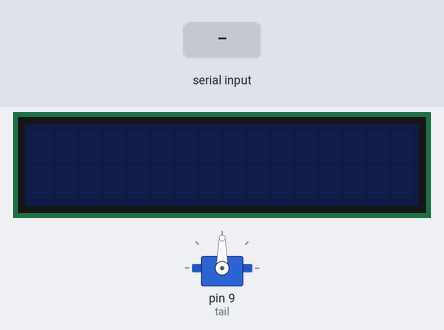
Simulated run of this sketch. Board: Arduino Uno, built with avr-gcc and run on an emulated ATmega328P. Shown: 16×2 character LCD, servo. The inputs (shaded band) are chosen by the test bench. Random numbers use the default seed unless the sketch sets one; what the sketch prints to the serial monitor is not drawn.

Above: at 1.5 s.
1.6 s: "p\n" received over Serial
At 2.19 s:
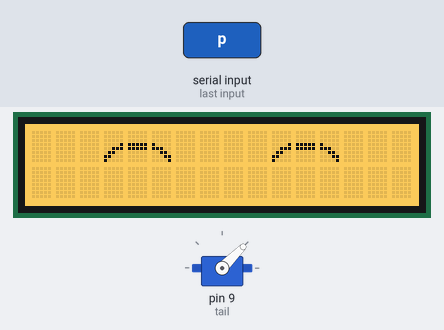
3.4 s: byte 105 ('i') received over Serial
6.4 s: byte 119 ('w') received over Serial
At 6.71 s:
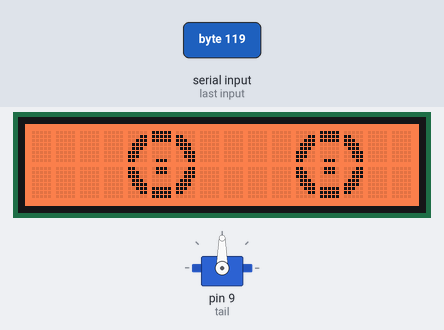
8.6 s: byte 100 ('d') received over Serial
At 10.0 s:
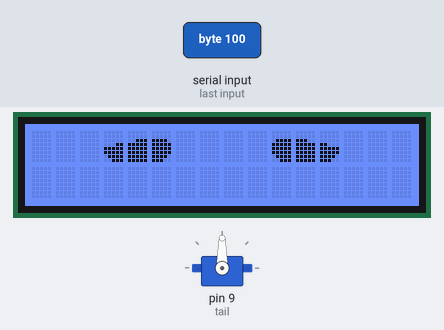
10.8 s: "d\n" received over Serial
12.3 s: byte 116 ('t') received over Serial
At 13.9 s:
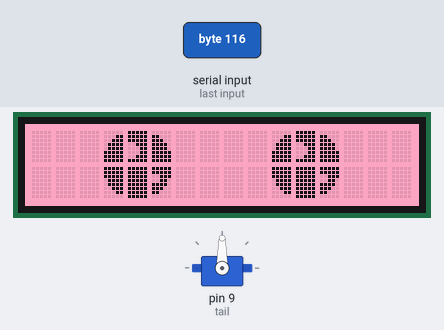
Timing chart, 0 to 15.4 s (numbered marks = the images above; inputs shaded):
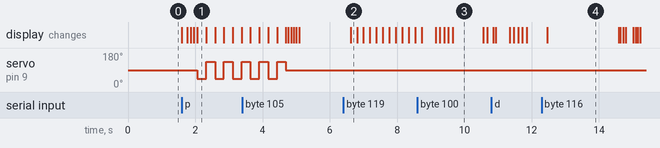

The sketch:

squirrel.ino
```cpp
#include <Wire.h>
#include "rgb_lcd.h"
#include <Servo.h>

rgb_lcd lcd;
Servo tail;

// =====================================================================
//  COMMANDS (sent by the Mochi website over USB, or typed in the
//  Serial Monitor at 9600 baud):
//    i = idle (pink, blinking)      p = happy (yellow, ^ ^ + tail wag)
//    w = worried (orange, shaking)  d = sad (blue, droopy + tears)
//    t = talking (idle eyes + gentle tail sway while the pet speaks)   NEW
//    z = sleep: everything OFF (screen + backlight off, tail servo released)  NEW
//  The website sends z when the pet sleeps, i when it's listening,
//  t while it talks, p/w/d for reports and cheers.
// =====================================================================

// ===== IDLE: big sparkly open eye, 3 tiles wide x 2 tall =====
byte O_TL[8] = {0b00000,0b00011,0b00111,0b01111,0b01111,0b11111,0b11111,0b11111};
byte O_TM[8] = {0b11111,0b11111,0b11111,0b00111,0b00011,0b00011,0b00111,0b11111};
byte O_TR[8] = {0b00000,0b11000,0b11100,0b11110,0b11110,0b11111,0b11111,0b11111};
byte O_BL[8] = {0b11111,0b11111,0b11111,0b01111,0b01111,0b00111,0b00011,0b00000};
byte O_BM[8] = {0b11111,0b11111,0b11111,0b11111,0b11111,0b11111,0b11111,0b11111};
byte O_BR[8] = {0b11111,0b11111,0b00111,0b00110,0b11110,0b11100,0b11000,0b00000};
byte* OPEN[6] = {O_TL, O_TM, O_TR, O_BL, O_BM, O_BR};

// closed (soft curved line)
byte BLANK[8] = {0,0,0,0,0,0,0,0};
byte C_BL[8]  = {0,0,0,0b10000,0b11000,0b01110,0b00111,0};
byte C_BM[8]  = {0,0,0,0,0,0,0b11111,0};
byte C_BR[8]  = {0,0,0,0b00001,0b00011,0b01110,0b11100,0};
byte* CLOSED[6] = {BLANK, BLANK, BLANK, C_BL, C_BM, C_BR};

// ===== HAPPY ^ ^ =====
byte P_TL[8] = {0,0,0,0b00001,0b00111,0b01100,0b11000,0b10000};
byte P_TM[8] = {0,0,0,0b11111,0b11111,0,0,0};
byte P_TR[8] = {0,0,0,0b10000,0b11100,0b00110,0b00011,0b00001};
byte* HAPPY[3] = {P_TL, P_TM, P_TR};

// ===== WORRIED: hollow ring eye with a small pupil (3x2 tiles) =====
byte W_TL[8] = {0b00000,0b00011,0b00111,0b01111,0b01110,0b11100,0b11100,0b11000};
byte W_TM[8] = {0b11111,0b11111,0b11111,0b00000,0b00000,0b00000,0b00000,0b01110};
byte W_TR[8] = {0b00000,0b11000,0b11100,0b11110,0b01110,0b00111,0b00111,0b00011};
byte W_BL[8] = {0b11000,0b11100,0b11100,0b01110,0b01111,0b00111,0b00011,0b00000};
byte W_BM[8] = {0b01110,0b01110,0b00000,0b00000,0b00000,0b11111,0b11111,0b11111};
byte W_BR[8] = {0b00011,0b00111,0b00111,0b01110,0b11110,0b11100,0b11000,0b00000};
byte* WORRIED_T[6] = {W_TL, W_TM, W_TR, W_BL, W_BM, W_BR};

// ===== SAD: droopy slanted eyes, 3x1 tiles each (left set + mirrored right set) =====
byte S_L0[8] = {0b00000,0b00000,0b00000,0b00011,0b11111,0b11111,0b01111,0b00111};
byte S_L1[8] = {0b00000,0b00000,0b00111,0b11111,0b11111,0b11111,0b11111,0b11111};
byte S_L2[8] = {0b00000,0b00000,0b11110,0b11111,0b11111,0b11111,0b11110,0b11100};
byte S_R0[8] = {0b00000,0b00000,0b01111,0b11111,0b11111,0b11111,0b01111,0b00111};
byte S_R1[8] = {0b00000,0b00000,0b11100,0b11111,0b11111,0b11111,0b11111,0b11111};
byte S_R2[8] = {0b00000,0b00000,0b00000,0b11000,0b11111,0b11111,0b11110,0b11100};
byte* SAD_T[6] = {S_L0, S_L1, S_L2, S_R0, S_R1, S_R2};
byte TEAR[5] = {0b00100,0b00100,0b01110,0b01110,0b00100};   // falls down tile 6

const int LEFT_EYE = 3, RIGHT_EYE = 10;   // starting columns

enum Mood { IDLE, HAPPY_M, WORRIED, SAD, SLEEPING, TALKING };   // SLEEPING + TALKING are new
Mood mood = IDLE;
unsigned long nextBlink = 0, nextTick = 0, nextSway = 0;
int tearFrame = -1;
bool shake = false, swayRight = false;
unsigned long moodEnd = 0;
bool tailOn = false;             // servo attached?
bool wasConnected = false;       // has the website (or Serial Monitor) been connected?

// NEW: power the eyes + tail back on (after sleeping)
void hardwareOn() {
  if (!tailOn) { tail.attach(9); tailOn = true; }   // servo signal on D9
  lcd.display();
}
// NEW: switch everything off for sleep
void hardwareOff() {
  lcd.clear();
  lcd.setRGB(0, 0, 0);           // backlight off
  lcd.noDisplay();               // screen off
  if (tailOn) {
    tail.write(90);              // park the tail in the middle
    delay(300);
    tail.detach();               // stop driving the servo: no buzzing or twitching
    tailOn = false;
  }
}
const unsigned long MOOD_MS = 5000;   // how long worried/sad last (milliseconds)

// ---------- drawing helpers ----------
// Idle stage: 0 = 100% open, 1 = 75%, 2 = 50%, 3 = 25%, 4 = closed
void showStage(int s) {
  if (s >= 4) {
    for (int t = 0; t < 6; t++) lcd.createChar(t, CLOSED[t]);
    return;
  }
  int lid = s * 4;
  byte buf[8];
  for (int t = 0; t < 6; t++) {
    int yOffset = (t < 3) ? 0 : 8;
    for (int r = 0; r < 8; r++)
      buf[r] = (yOffset + r < lid) ? 0 : OPEN[t][r];
    lcd.createChar(t, buf);
  }
}

void showHappy(bool up) {
  byte buf[8];
  for (int t = 0; t < 3; t++) {
    for (int r = 0; r < 8; r++)
      buf[r] = up ? (r < 7 ? HAPPY[t][r + 1] : 0) : HAPPY[t][r];
    lcd.createChar(t, buf);
  }
  for (int t = 3; t < 6; t++) lcd.createChar(t, BLANK);
}

// two-row eyes (idle / happy / worried): tiles 0-2 on top, 3-5 below. off = column shift
void drawEyesAt(int off) {
  for (int row = 0; row < 2; row++) {
    lcd.setCursor(0, row);
    lcd.print("                ");
    for (int i = 0; i < 3; i++) {
      lcd.setCursor(LEFT_EYE + off + i, row);  lcd.write((uint8_t)(row * 3 + i));
      lcd.setCursor(RIGHT_EYE + off + i, row); lcd.write((uint8_t)(row * 3 + i));
    }
  }
}

// single-row sad eyes: left eye = tiles 0-2, right eye = tiles 3-5, tear tile 6 below outer corners
void drawSad() {
  lcd.clear();
  for (int i = 0; i < 3; i++) {
    lcd.setCursor(LEFT_EYE + i, 0);  lcd.write((uint8_t)i);
    lcd.setCursor(RIGHT_EYE + i, 0); lcd.write((uint8_t)(3 + i));
  }
  lcd.setCursor(LEFT_EYE, 1);      lcd.write((uint8_t)6);
  lcd.setCursor(RIGHT_EYE + 2, 1); lcd.write((uint8_t)6);
}

// ---------- animations ----------
void blink() {
  for (int s = 0; s <= 4; s++) { showStage(s); delay(30); }
  delay(60);
  for (int s = 4; s >= 0; s--) { showStage(s); delay(35); }
}

void happyEyes() {
  lcd.setRGB(255, 190, 40);
  for (int s = 0; s <= 2; s++) { showStage(s); delay(40); }
  unsigned long end = millis() + 2500;
  bool up = false;
  while (millis() < end) {
    showHappy(up);
    tail.write(up ? 135 : 45);          // wag with each bounce
    up = !up;
    delay(220);
  }
  tail.write(90);
  for (int s = 2; s >= 0; s--) { showStage(s); delay(50); }
  lcd.setRGB(255, 140, 180);
}

void worriedTick() {
  if (millis() < nextTick) return;
  shake = !shake;
  drawEyesAt(shake ? 1 : -1);           // eyes tremble left/right
  // tail stays still: it only wags for the wake-up, goodbye and good news (saves power)
  nextTick = millis() + 140;
}

void sadTick() {
  if (millis() < nextTick) return;
  tearFrame++;
  byte buf[8];
  for (int r = 0; r < 8; r++) {
    int i = r - tearFrame;
    buf[r] = (tearFrame <= 3 && i >= 0 && i < 5) ? TEAR[i] : 0;
  }
  lcd.createChar(6, buf);
  if (tearFrame > 3) { tearFrame = -1; nextTick = millis() + 900; }   // pause between tears
  else nextTick = millis() + 120;
}

// NEW: gentle tail sway while the pet is talking
void talkTick() {
  if (millis() < nextSway) return;
  // tail stays still while talking (it only wags for the wake-up, goodbye and good news)
  nextSway = millis() + 320;
}

// ---------- mood switching ----------
void setMood(Mood m) {
  mood = m;
  if (m == SLEEPING) { hardwareOff(); return; }   // NEW: sleep = fully off
  hardwareOn();
  lcd.begin(16, 2);                     // restart the screen on every mood: fixes a half-drawn screen after a power dip
  lcd.clear();
  switch (m) {
    case IDLE:
    case HAPPY_M:
    case TALKING:
      lcd.setRGB(255, 140, 180);
      tail.write(90);
      showStage(0);
      drawEyesAt(0);
      nextBlink = millis() + 2000;
      nextSway = millis();
      break;
    case WORRIED:
      lcd.setRGB(255, 90, 20);
      moodEnd = millis() + MOOD_MS;
      for (int t = 0; t < 6; t++) lcd.createChar(t, WORRIED_T[t]);
      tail.write(90);
      shake = false;
      drawEyesAt(0);
      nextTick = millis();
      break;
    case SAD:
      lcd.setRGB(60, 110, 255);
      moodEnd = millis() + MOOD_MS;
      for (int t = 0; t < 6; t++) lcd.createChar(t, SAD_T[t]);
      lcd.createChar(6, BLANK);
      tail.write(90);                   // tail stays still (it only wags for good news)
      tearFrame = -1;
      drawSad();
      nextTick = millis() + 400;
      break;
    case SLEEPING:                      // handled above by hardwareOff()
      break;
  }
}

void setup() {
  Serial.begin(9600);
  randomSeed(analogRead(A0));
  lcd.begin(16, 2);
  hardwareOn();                         // attach the tail servo (D9)
  setMood(SLEEPING);                    // start asleep (everything off) until the website wakes it
  Serial.println("READY");
}

void loop() {
  if (Serial.available()) {
    char c = Serial.read();
    if (c >= 'A' && c <= 'Z') c += 32;  // accept capitals too
    if (c == 'i') setMood(IDLE);
    else if (c == 'p') {                // happy plays once, then returns to idle
      setMood(IDLE);
      happyEyes();
      nextBlink = millis() + random(1500, 4000);
    }
    else if (c == 'w') setMood(WORRIED);
    else if (c == 'd') setMood(SAD);
    else if (c == 't') { if (mood != TALKING) setMood(TALKING); }   // NEW
    else if (c == 'z') setMood(SLEEPING);                           // NEW
    if (c != '\n' && c != '\r') { Serial.print("OK "); Serial.println(c); }
  }

  // NEW: if the website disconnects (tab closed, cable pulled on the laptop side), go to sleep
  if (Serial) wasConnected = true;
  else if (wasConnected) { wasConnected = false; if (mood != SLEEPING) setMood(SLEEPING); }

  if (mood == SLEEPING) return;         // asleep: do nothing until a command arrives

  if ((mood == WORRIED || mood == SAD) && millis() > moodEnd) setMood(IDLE);

  if ((mood == IDLE || mood == TALKING) && millis() > nextBlink) {
    blink();
    if (random(4) == 0) { delay(100); blink(); }
    nextBlink = millis() + random(2000, 6000);
  } else if (mood == WORRIED) {
    worriedTick();
  } else if (mood == SAD) {
    sadTick();
  }
  if (mood == TALKING) talkTick();
}
```

Measured:
- after the input at 1.6 s, servo on pin 9 (tail): alternates 135° for 0.26 s and 45° for 0.26 s, starting after 0.46 s
- what the display in image 3 shows lasts 1.0 s, from 9.6 s to 10.6 s
- what the display in image 4 shows lasts 2.1 s, from 12.5 s to 14.6 s
